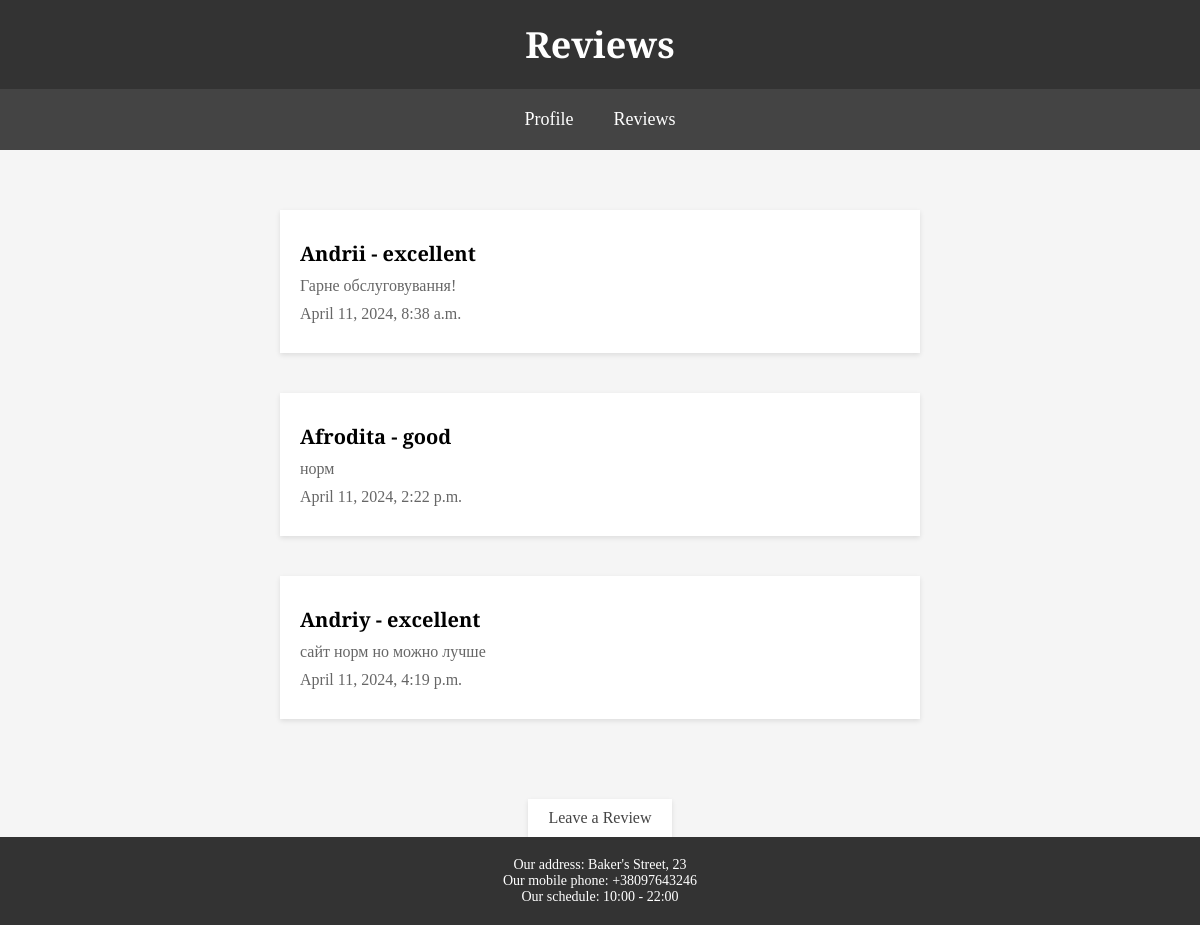
The app's page /myapp/reviews/ (signed in) with its own data.
### myapp/models.py (models this page shows, shortened)
class Review(models.Model):
    author = models.ForeignKey(User, on_delete=models.CASCADE)
    content = models.TextField()
    rating_choices = (
        ('terrible', 'Terrible'),
        ('bad', 'Bad'),
        ('average', 'Average'),
        ('good', 'Good'),
        ('excellent', 'Excellent'),
    )
    rating = models.CharField(max_length=10, choices=rating_choices)
    created_at = models.DateTimeField(auto_now_add=True)

### myapp/views.py (the view)
# urls.py: path('reviews/', views.reviews, name='reviews'),
@login_required
def reviews(request):
    reviews = Review.objects.all()
    return render(request, 'reviews.html', {'reviews': reviews})

### myapp/templates/reviews.html (shortened to what this page needs)
{% load static %}
<!DOCTYPE html>
<html lang="en">
<head>
</head>
<body>
  <header>
    <h1>Reviews</h1>
  </header>
  <nav>
    <a href="{% url 'profile' %}">Profile</a>
    <a href="{% url 'reviews' %}">Reviews</a>
  </nav>
  <div class="review-container">
    {% for review in reviews %}
    <div class="review-item">
      <h4>{{ review.author.username }} - {{ review.rating }}</h4>
      <p>{{ review.content }}</p>
      <p>{{ review.created_at }}</p>
    </div>
    {% endfor %}
  </div>
  <div class="review-submit">
    <a href="{% url 'submit_review' %}">Leave a Review</a>
  </div>
  <footer>
    <p>Our address: Baker's Street, 23</p>
    <p>Our mobile phone: +38097643246</p>
    <p>Our schedule: 10:00 - 22:00</p>
  </footer>
</body>
</html>

### myapp/templates/reviews.html (style rules this page uses)
html, body { font-family: 'Playfair Display', serif; margin: 0; padding: 0; background-color: #f5f5f5; height: 100%; display: flex; flex-direction: column; }
header { background-color: #333; color: #fff; padding: 20px; text-align: center; animation: fadeIn 1s ease; }
header h1 { font-size: 36px; margin: 0; }
nav { display: flex; justify-content: center; background-color: #444; padding: 10px 0; animation: slideIn 1s ease; }
nav a { color: #fff; text-decoration: none; padding: 10px 20px; font-size: 18px; transition: background-color 0.3s ease; }
.review-container { flex: 1; display: flex; flex-direction: column; align-items: center; margin: 40px 0; animation: fadeIn 1s ease; }
.review-item { background-color: #fff; box-shadow: 0 2px 5px rgba(0, 0, 0, 0.1); margin: 20px; padding: 20px; width: 600px; text-align: left; transition: transform 0.3s ease; }
.review-item h4 { margin: 10px 0; font-size: 20px; }
.review-item p { margin: 10px 0; font-size: 16px; color: #666; }
.review-submit { display: flex; justify-content: center; margin-top: 20px; }
.review-submit a { color: #444; text-decoration: none; padding: 10px 20px; font-size: 16px; background-color: #fff; box-shadow: 0 2px 5px rgba(0, 0, 0, 0.1); transition: transform 0.3s ease; }
footer { background-color: #333; color: #fff; padding: 20px; text-align: center; animation: fadeIn 1s ease; }
footer p { margin: 0; font-size: 14px; }

### records on screen
Review: author.username "Andrii", rating "excellent", content "Гарне обслуговування!", created_at "April 11, 2024, 8:38 a.m."
Review: author.username "Afrodita", rating "good", content "норм", created_at "April 11, 2024, 2:22 p.m."
Review: author.username "Andriy", rating "excellent", content "сайт норм но можно лучше", created_at "April 11, 2024, 4:19 p.m."
